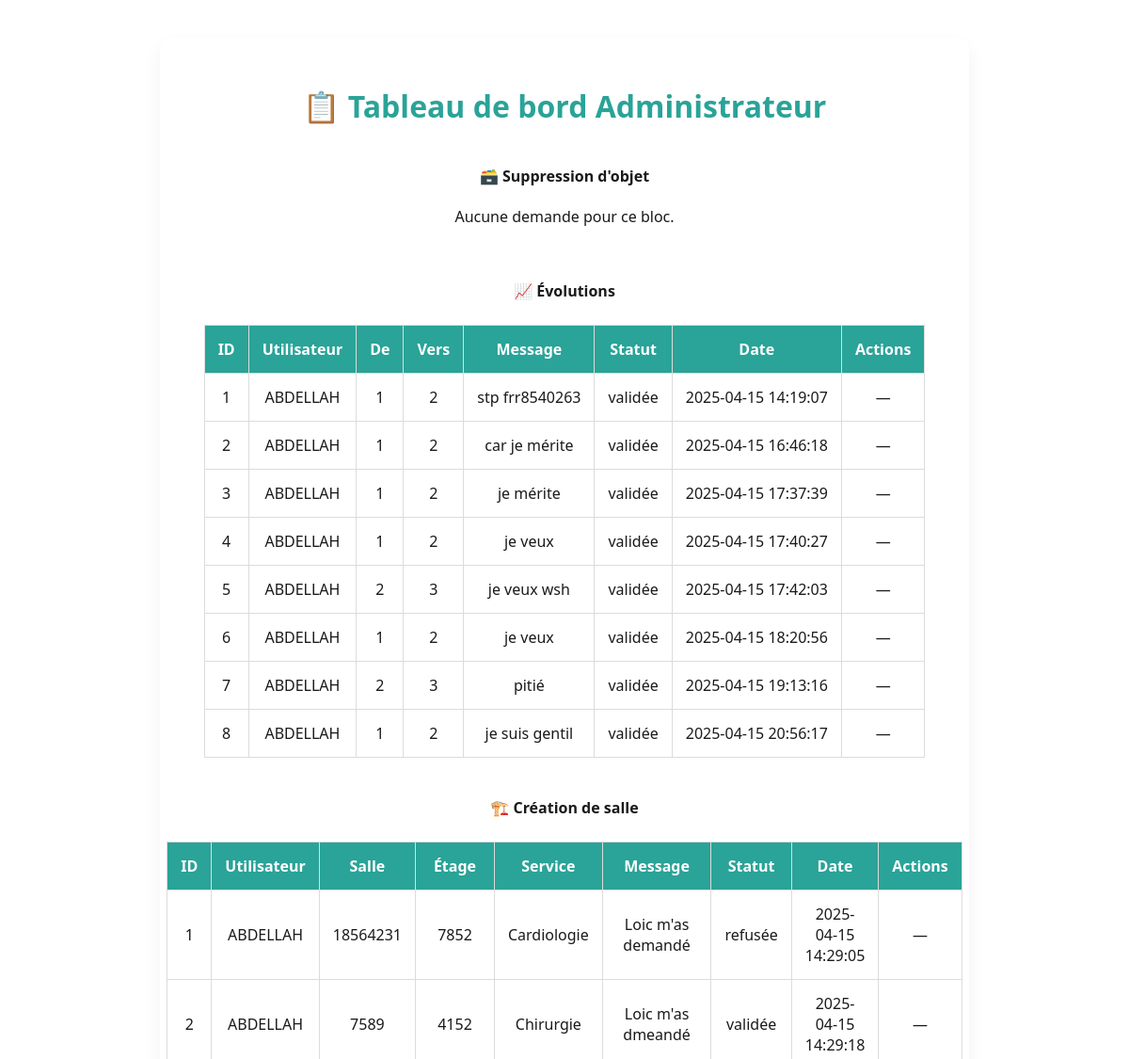
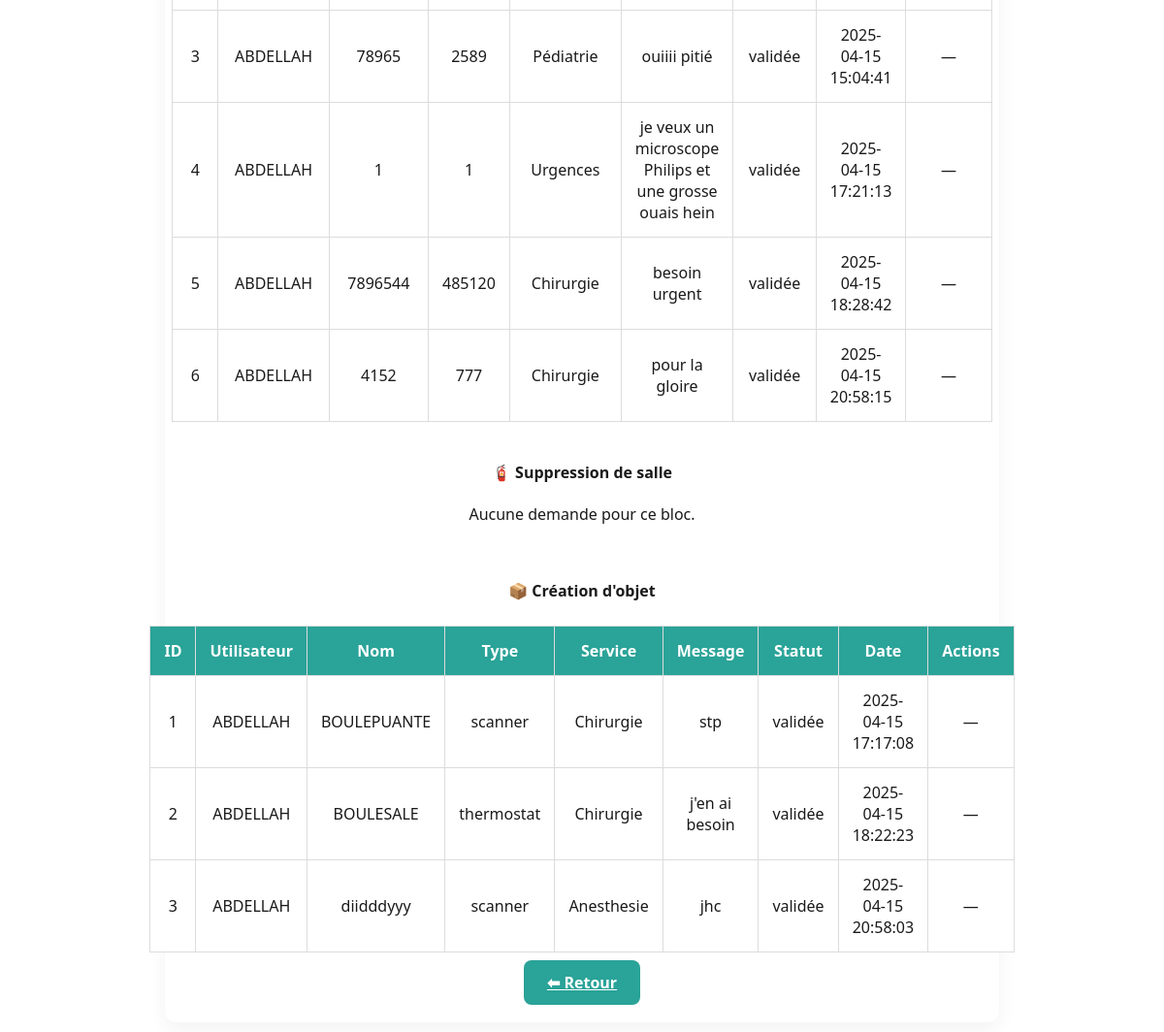
The app's page /admin/dashboard (signed in) with its own data (2 pictures, top to bottom).
### tables this page shows
CREATE TABLE DemandeUpgrade (
            id INTEGER PRIMARY KEY AUTOINCREMENT,
            pseudonyme TEXT NOT NULL,
            niveau_actuel INTEGER NOT NULL,
            niveau_demande INTEGER NOT NULL,
            message TEXT,
            statut TEXT DEFAULT 'en attente',
            date_creation TIMESTAMP DEFAULT CURRENT_TIMESTAMP,
            FOREIGN KEY (pseudonyme) REFERENCES Connexion(pseudonyme)
        );

CREATE TABLE DemandeCreationSalle (
            id INTEGER PRIMARY KEY AUTOINCREMENT,
            pseudonyme TEXT NOT NULL,
            numero_salle TEXT NOT NULL,
            etage INTEGER,
            service TEXT,
            message TEXT,
            statut TEXT DEFAULT 'en attente',
            date_creation TIMESTAMP DEFAULT CURRENT_TIMESTAMP,
            FOREIGN KEY (pseudonyme) REFERENCES Connexion(pseudonyme)
        );

CREATE TABLE DemandeCreationObjet (
            id INTEGER PRIMARY KEY AUTOINCREMENT,
            pseudonyme TEXT NOT NULL,
            nom TEXT NOT NULL,
            type TEXT NOT NULL,
            service TEXT,
            message TEXT,
            statut TEXT DEFAULT 'en attente',
            date_creation TIMESTAMP DEFAULT CURRENT_TIMESTAMP,
            FOREIGN KEY (pseudonyme) REFERENCES Connexion(pseudonyme)
        );

### app.py (the view)
@app.route('/admin/dashboard')
def admin_dashboard():
    if not est_admin():
        flash("Accès refusé.")
        return redirect(url_for('accueil'))
    conn = sql.connect("donnees.db")
    cur = conn.cursor()
    blocs = []
    def ajouter_bloc(query, headers, title, endpoint_type, statut_index):
        cur.execute(query)
        demandes = cur.fetchall()
        blocs.append({
            "title": title,
            "headers": headers,
            "demandes": demandes,
            "type": endpoint_type,
            "statut_index": statut_index
        })
    ajouter_bloc(
        """
        SELECT d.id, o.nom, d.pseudonyme, d.message, d.statut, d.date_creation
        FROM DemandeSuppression d
        JOIN Objet o ON d.objet_id = o.ID
        ORDER BY d.date_creation DESC
        """,
        ["ID", "Objet", "Utilisateur", "Message", "Statut", "Date"],
        "🗃️ Suppression d'objet",
        "demande",
        4
    )
    ajouter_bloc(
        "SELECT id, pseudonyme, niveau_actuel, niveau_demande, message, statut, date_creation FROM DemandeUpgrade",
        ["ID", "Utilisateur", "De", "Vers", "Message", "Statut", "Date"],
        "📈 Évolutions",
        "upgrade",
        5
    )
    ajouter_bloc(
        "SELECT id, pseudonyme, numero_salle, etage, service, message, statut, date_creation FROM DemandeCreationSalle",
        ["ID", "Utilisateur", "Salle", "Étage", "Service", "Message", "Statut", "Date"],
        "🏗️ Création de salle",
        "demande_salle",
        6
    )
    ajouter_bloc(
        """
        SELECT d.id, s.NumeroSalle, d.pseudonyme, d.message, d.statut, d.date_creation
        FROM DemandeSuppressionSalle d
        JOIN Salle s ON d.NumeroSalle = s.NumeroSalle
        ORDER BY d.date_creation DESC
        """,
        ["ID", "Salle", "Utilisateur", "Message", "Statut", "Date"],
        "🧯 Suppression de salle",
        "suppression_salle",
        4
    )
    ajouter_bloc(
        "SELECT id, pseudonyme, nom, type, service, message, statut, date_creation FROM DemandeCreationObjet",
        ["ID", "Utilisateur", "Nom", "Type", "Service", "Message", "Statut", "Date"],
        "📦 Création d'objet",
        "objet",
        6
    )
    conn.close()
    return render_template("dashboard.html", blocs=blocs)

### app.py (called while the page is built)
@app.context_processor
def inject_user_type():
    def get_user_type_safe(pseudo):
        result = get_user_type(pseudo)
        return int(result[0]) if result else 0
    return dict(get_user_type=get_user_type_safe)

### models.py (called while the page is built)
def est_admin():
    return 'username' in session and get_user_type(session['username'])[0] == 3

def get_user_type(pseudonyme):
    con = sql.connect("donnees.db")
    cur = con.cursor()
    cur.execute("SELECT type FROM Informations WHERE pseudonyme = ? OR email = ?", (pseudonyme, pseudonyme))
    result = cur.fetchone()
    con.close()
    return result

### templates/dashboard.html (shortened to what this page needs)
<!DOCTYPE html>
<html lang="fr">
<head>
    <link rel="stylesheet" href="{{ url_for('static', filename='dist/css/styles.css') }}">
</head>
<body class="container py-4">
    <h1 class="text-center mb-4">📋 Tableau de bord Administrateur</h1>
    {% for bloc in blocs %}
        <div class="card mb-4">
            <div class="card-header bg-primary text-white">
                <h4 class="mb-0">{{ bloc.title }}</h4>
            </div>
            <div class="card-body">
                {% if bloc.demandes %}
                    <div class="table-responsive">
                        <table class="table table-striped align-middle">
                            <thead class="table-dark">
                                <tr>
                                    {% for header in bloc.headers %}<th>{{ header }}</th>{% endfor %}
                                    <th>Actions</th>
                                </tr>
                            </thead>
                            <tbody>
                                {% for demande in bloc.demandes %}
                                <tr>
                                    {% for val in demande %}<td>{{ val }}</td>{% endfor %}
                                    <td>
                                        {% if demande[bloc.statut_index] == 'en attente' %}
                                            <button class="btn btn-success btn-sm" onclick="envoyerAction({{ demande[0] }}, 'valider', '{{ bloc.type }}')">✅ Valider</button>
                                            <button class="btn btn-danger btn-sm" onclick="envoyerAction({{ demande[0] }}, 'refuser', '{{ bloc.type }}')">❌ Refuser</button>
                                        {% else %}
                                            <span class="text-muted">—</span>
                                        {% endif %}
                                    </td>
                                </tr>
                                {% endfor %}
                            </tbody>
                        </table>
                    </div>
                {% else %}
                    <p class="text-muted">Aucune demande pour ce bloc.</p>
                {% endif %}
            </div>
        </div>
    {% endfor %}
    <div class="text-end mt-4">
        <a href="{{ url_for('gestion_ressources') }}" class="btn btn-outline-secondary">⬅ Retour</a>
    </div>
</body>
</html>

### records on screen
DemandeUpgrade: demande "1" "1" "2", pseudonyme "ABDELLAH", message "stp frr8540263", statut "validée", date_creation "2025-04-15 14:19:07"
DemandeUpgrade: demande "2" "1" "2", pseudonyme "ABDELLAH", message "car je mérite", statut "validée", date_creation "2025-04-15 16:46:18"
DemandeUpgrade: demande "3" "1" "2", pseudonyme "ABDELLAH", message "je mérite", statut "validée", date_creation "2025-04-15 17:37:39"
DemandeUpgrade: demande "4" "1" "2", pseudonyme "ABDELLAH", message "je veux", statut "validée", date_creation "2025-04-15 17:40:27"
DemandeUpgrade: demande "5" "2" "3", pseudonyme "ABDELLAH", message "je veux wsh", statut "validée", date_creation "2025-04-15 17:42:03"
DemandeUpgrade: demande "6" "1" "2", pseudonyme "ABDELLAH", message "je veux", statut "validée", date_creation "2025-04-15 18:20:56"
DemandeUpgrade: demande "7" "2" "3", pseudonyme "ABDELLAH", message "pitié", statut "validée", date_creation "2025-04-15 19:13:16"
DemandeUpgrade: demande "8" "1" "2", pseudonyme "ABDELLAH", message "je suis gentil", statut "validée", date_creation "2025-04-15 20:56:17"
DemandeCreationSalle: demande "1", pseudonyme "ABDELLAH", numero_salle "18564231", etage "7852", service "Cardiologie", message "Loic m'as demandé", statut "refusée", date_creation "2025-04-15 14:29:05"
DemandeCreationSalle: demande "2", pseudonyme "ABDELLAH", numero_salle "7589", etage "4152", service "Chirurgie", message "Loic m'as dmeandé", statut "validée", date_creation "2025-04-15 14:29:18"
DemandeCreationSalle: demande "3", pseudonyme "ABDELLAH", numero_salle "78965", etage "2589", service "Pédiatrie", message "ouiiii pitié", statut "validée", date_creation "2025-04-15 15:04:41"
DemandeCreationSalle: demande "4" "1" "1", pseudonyme "ABDELLAH", service "Urgences", message "je veux un microscope Philips et une grosse ouais hein", statut "validée", date_creation "2025-04-15 17:21:13"
DemandeCreationSalle: demande "5", pseudonyme "ABDELLAH", numero_salle "7896544", etage "485120", service "Chirurgie", message "besoin urgent", statut "validée", date_creation "2025-04-15 18:28:42"
DemandeCreationSalle: demande "6", pseudonyme "ABDELLAH", numero_salle "4152", etage "777", service "Chirurgie", message "pour la gloire", statut "validée", date_creation "2025-04-15 20:58:15"
DemandeCreationObjet: demande "1", pseudonyme "ABDELLAH", nom "BOULEPUANTE", type "scanner", service "Chirurgie", message "stp", statut "validée", date_creation "2025-04-15 17:17:08"
DemandeCreationObjet: demande "2", pseudonyme "ABDELLAH", nom "BOULESALE", type "thermostat", service "Chirurgie", message "j'en ai besoin", statut "validée", date_creation "2025-04-15 18:22:23"
DemandeCreationObjet: demande "3", pseudonyme "ABDELLAH", nom "diidddyyy", type "scanner", service "Anesthesie", message "jhc", statut "validée", date_creation "2025-04-15 20:58:03"

### other values on screen
{{ bloc.title }} "🗃️ Suppression d'objet" "📈 Évolutions" "🏗️ Création de salle" "🧯 Suppression de salle" "📦 Création d'objet"
{{ header }} "ID" "Utilisateur" "De" "Vers" "Message" "Statut" "Date" "ID" "Utilisateur" "Salle" "Étage" "Service" "Message" "Statut" "Date" "ID" "Utilisateur" "Nom" "Type" "Service" "Message" "Statut" "Date"
